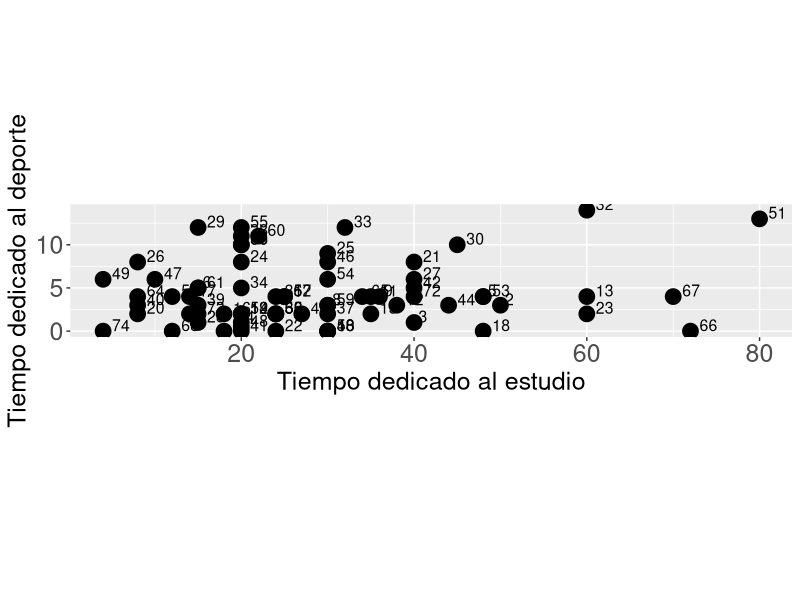
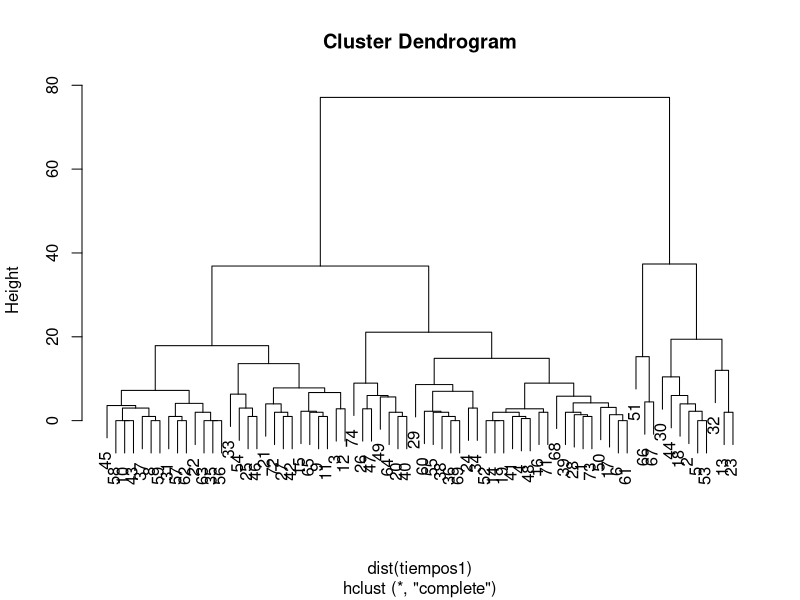
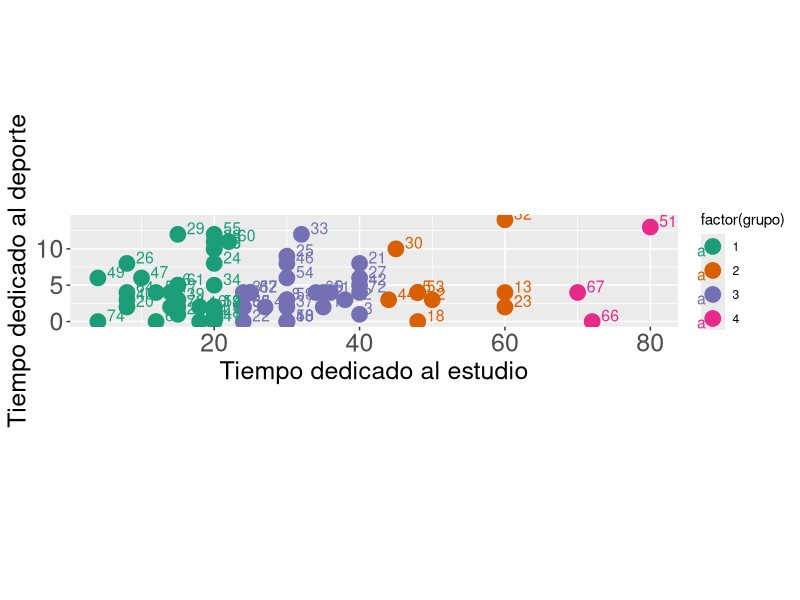
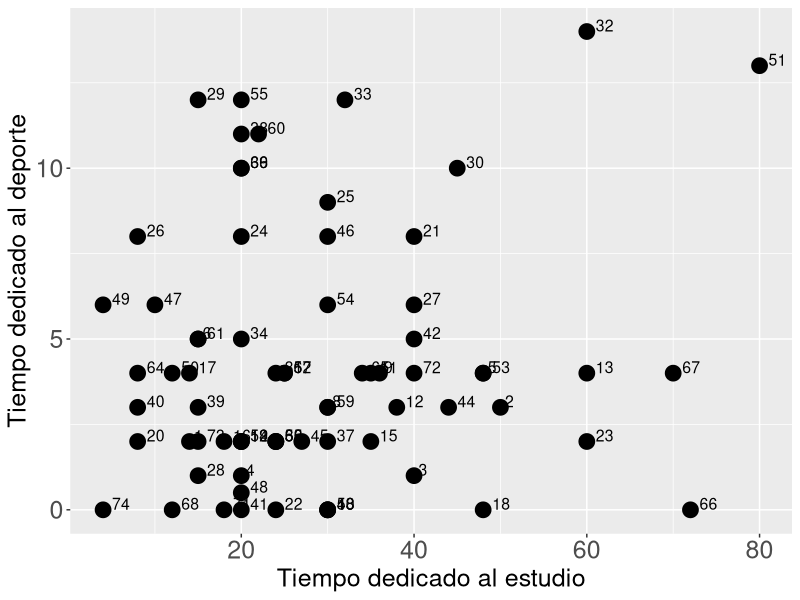
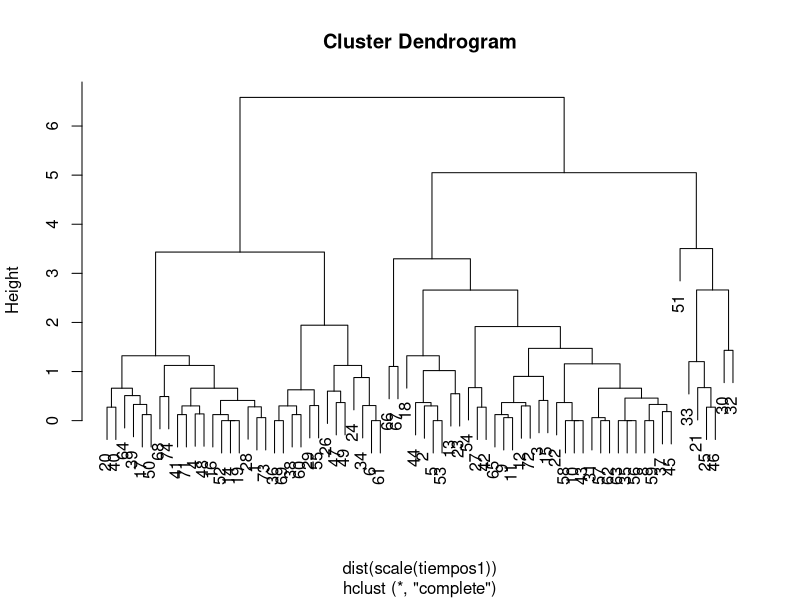
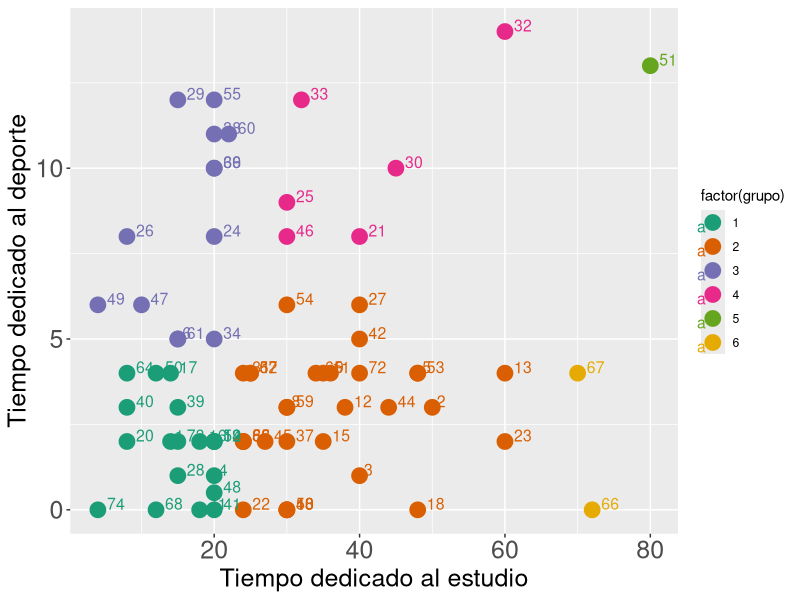
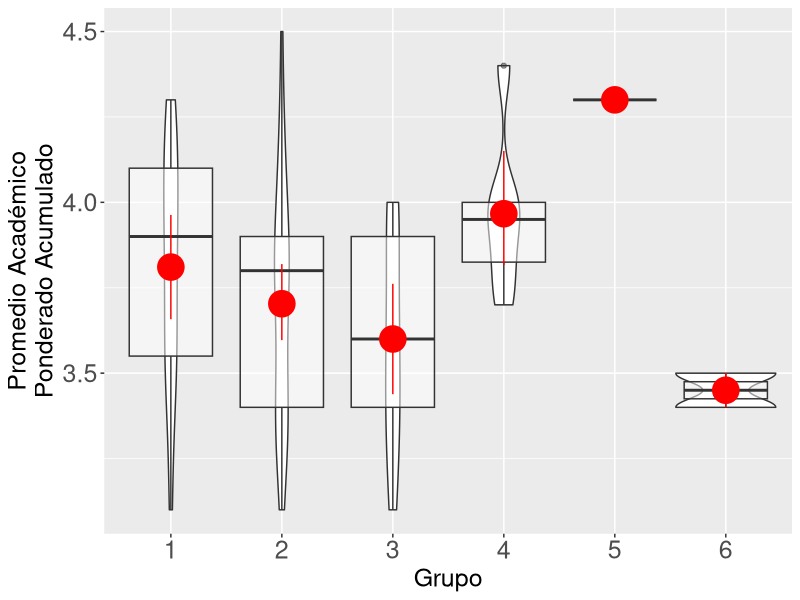

The R source for these figures, in order:
## ---- chunk 1
knitr::opts_chunk$set(fig.width=11, 
                      fig.height=8)
## ---- chunk 2
# Lee la base de datos.
encuesta <- read.csv2("Encuesta2.csv", encoding = "utf-8")
# Nombra algunas codificaciones en la base de datos.
# Género
encuesta$Género <- factor(encuesta$Género, labels = c("Femenino","Masculino"))
# Carrera
encuesta$Carrera <- factor(encuesta$Carrera, 
       labels = c("Estadística","Ingeniería Forestal", "Ingeniería de Sistemas"))
## ---- chunk 3
tiempos1 <- subset(encuesta, select = c(Tiempo.estudio,Tiempo.deporte))
row.names(tiempos1) <- encuesta$Encuesta
tiempos1 <- na.omit(tiempos1)
## ---- chunk 4
require(ggplot2)
g1 <- ggplot(tiempos1, aes(Tiempo.estudio, Tiempo.deporte, 
                           label = row.names(tiempos1) ))
g1 + geom_point(size = 5)  +
     geom_text(vjust=0, hjust=-0.5, size = 4) +
  xlab("Tiempo dedicado al estudio") +
  ylab("Tiempo dedicado al deporte") +
  coord_fixed(ratio = 1) +
  theme(axis.title.y = element_text(size=18),
        axis.title.x = element_text(size=18),
        axis.text.x = element_text(size = 18),
        axis.text.y = element_text(size = 18))
## ---- chunk 5
cluster1 <- hclust(dist(tiempos1))
## ---- chunk 6
str(cluster1)
## ---- chunk 7
with(cluster1, cbind(merge,height))
## ---- chunk 8
tiempos1[c(5,52,6,60,1,71),]
## ---- chunk 9
plot(cluster1)
## ---- chunk 10
tiempos1$grupo <- cutree(cluster1, 4)
## ---- chunk 11
require(ggplot2)
require(RColorBrewer)
paletaCol <- brewer.pal(4,"Dark2")
g1 <- ggplot(tiempos1, aes(Tiempo.estudio, Tiempo.deporte, 
                           label = row.names(tiempos1),
                           col = factor(grupo)))
g1 + geom_point(size = 5)  +
     geom_text(vjust=0, hjust=-0.5, size = 4) +
    scale_colour_manual(values=paletaCol) +
  xlab("Tiempo dedicado al estudio") +
  ylab("Tiempo dedicado al deporte") +
  coord_fixed(ratio = 1) +
  theme(axis.title.y = element_text(size=18),
        axis.title.x = element_text(size=18),
        axis.text.x = element_text(size = 18),
        axis.text.y = element_text(size = 18))
## ---- chunk 12
require(ggplot2)
g1 <- ggplot(tiempos1, aes(Tiempo.estudio, Tiempo.deporte, 
                           label = row.names(tiempos1) ))
g1 + geom_point(size = 5)  +
     geom_text(vjust=0, hjust=-0.5, size = 4) +
  xlab("Tiempo dedicado al estudio") +
  ylab("Tiempo dedicado al deporte") +
  theme(axis.title.y = element_text(size=18),
        axis.title.x = element_text(size=18),
        axis.text.x = element_text(size = 18),
        axis.text.y = element_text(size = 18))
## ---- chunk 13
cluster2 <- hclust(dist(scale(tiempos1)))
## ---- chunk 14
plot(cluster2)
tiempos1$grupo <- cutree(cluster2, 6)
## ---- chunk 15
require(ggplot2)
require(RColorBrewer)
paletaCol <- brewer.pal(6,"Dark2")
g1 <- ggplot(tiempos1, aes(Tiempo.estudio, Tiempo.deporte, 
                           label = row.names(tiempos1),
                           col = factor(grupo)))
g1 + geom_point(size = 5)  +
     geom_text(vjust=0, hjust=-0.5, size = 4) +
  scale_colour_manual(values=paletaCol) +
  xlab("Tiempo dedicado al estudio") +
  ylab("Tiempo dedicado al deporte") +
  theme(axis.title.y = element_text(size=18),
        axis.title.x = element_text(size=18),
        axis.text.x = element_text(size = 18),
        axis.text.y = element_text(size = 18))
## ---- chunk 16
tiempos1$Encuesta <- row.names(tiempos1)
encuesta <- merge(encuesta,subset(tiempos1,select=c(Encuesta,grupo), by = Encuesta))
## ---- chunk 17
require(ggplot2)
require(Hmisc)
g2 <- ggplot(encuesta, aes(factor(grupo), PAPA))
g2 + geom_violin() +geom_boxplot(alpha=0.5)+
  stat_summary(fun.data = "mean_cl_boot", color = "red", size = 2) +
  xlab("Grupo") +
  ylab("Promedio Académico\nPonderado Acumulado") +
  theme(axis.title.y = element_text(size=18),
        axis.title.x = element_text(size=18),
        axis.text.x = element_text(size = 18),
        axis.text.y = element_text(size = 18))
